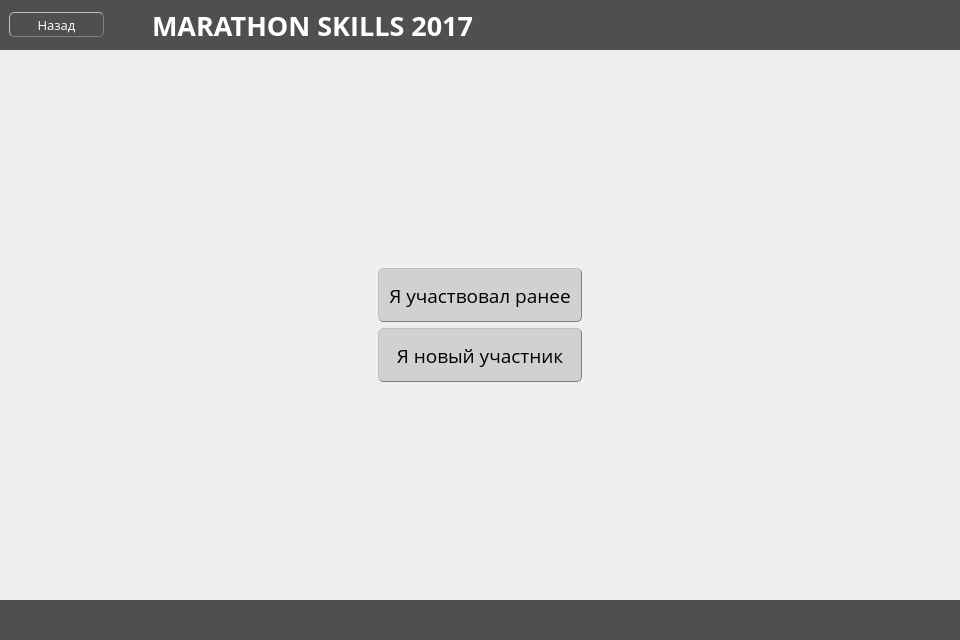
<?xml version="1.0" encoding="UTF-8"?>
<ui version="4.0">
 <class>WannaBecomeARunner</class>
 <widget class="QWidget" name="WannaBecomeARunner">
  <property name="geometry">
   <rect>
    <x>0</x>
    <y>0</y>
    <width>960</width>
    <height>640</height>
   </rect>
  </property>
  <property name="minimumSize">
   <size>
    <width>960</width>
    <height>640</height>
   </size>
  </property>
  <property name="windowTitle">
   <string>Marathon Skills 2017</string>
  </property>
  <layout class="QVBoxLayout" name="verticalLayout">
   <property name="spacing">
    <number>0</number>
   </property>
   <property name="leftMargin">
    <number>0</number>
   </property>
   <property name="topMargin">
    <number>0</number>
   </property>
   <property name="rightMargin">
    <number>0</number>
   </property>
   <property name="bottomMargin">
    <number>0</number>
   </property>
   <item>
    <widget class="QWidget" name="widget" native="true">
     <property name="minimumSize">
      <size>
       <width>0</width>
       <height>50</height>
      </size>
     </property>
     <property name="maximumSize">
      <size>
       <width>16777215</width>
       <height>50</height>
      </size>
     </property>
     <property name="layoutDirection">
      <enum>Qt::LeftToRight</enum>
     </property>
     <property name="styleSheet">
      <string notr="true">background-color: rgb(79, 79, 79);</string>
     </property>
     <layout class="QHBoxLayout" name="horizontalLayout_2">
      <item>
       <widget class="QPushButton" name="pushButton">
        <property name="minimumSize">
         <size>
          <width>95</width>
          <height>25</height>
         </size>
        </property>
        <property name="maximumSize">
         <size>
          <width>80</width>
          <height>25</height>
         </size>
        </property>
        <property name="font">
         <font>
          <family>Open Sans</family>
          <pointsize>10</pointsize>
         </font>
        </property>
        <property name="cursor">
         <cursorShape>PointingHandCursor</cursorShape>
        </property>
        <property name="styleSheet">
         <string notr="true">border-style: outset;
border-width: 1px;
border-radius: 5px;
border-color: beige;
min-width: 7em;
padding: 1px;
border-color: grey;
color: white;</string>
        </property>
        <property name="text">
         <string>Назад</string>
        </property>
       </widget>
      </item>
      <item>
       <widget class="QLabel" name="label">
        <property name="minimumSize">
         <size>
          <width>0</width>
          <height>0</height>
         </size>
        </property>
        <property name="maximumSize">
         <size>
          <width>16777215</width>
          <height>50</height>
         </size>
        </property>
        <property name="font">
         <font>
          <family>Open Sans</family>
          <pointsize>20</pointsize>
          <weight>75</weight>
          <bold>true</bold>
         </font>
        </property>
        <property name="layoutDirection">
         <enum>Qt::RightToLeft</enum>
        </property>
        <property name="styleSheet">
         <string notr="true">color: white
</string>
        </property>
        <property name="text">
         <string>      MARATHON SKILLS 2017</string>
        </property>
        <property name="alignment">
         <set>Qt::AlignLeading|Qt::AlignLeft|Qt::AlignVCenter</set>
        </property>
       </widget>
      </item>
     </layout>
    </widget>
   </item>
   <item>
    <widget class="QWidget" name="widget_2" native="true">
     <property name="layoutDirection">
      <enum>Qt::LeftToRight</enum>
     </property>
     <layout class="QFormLayout" name="formLayout">
      <property name="labelAlignment">
       <set>Qt::AlignCenter</set>
      </property>
      <property name="formAlignment">
       <set>Qt::AlignCenter</set>
      </property>
      <item row="0" column="0">
       <widget class="QPushButton" name="pushButton_2">
        <property name="minimumSize">
         <size>
          <width>204</width>
          <height>54</height>
         </size>
        </property>
        <property name="maximumSize">
         <size>
          <width>204</width>
          <height>54</height>
         </size>
        </property>
        <property name="font">
         <font>
          <family>Open Sans</family>
          <pointsize>14</pointsize>
         </font>
        </property>
        <property name="styleSheet">
         <string notr="true">background-color: rgb(209, 209, 209);
border-style: outset;
border-width: 1px;
border-radius: 5px;
border-color: beige;
min-width: 7em;
padding: 1px;
border-color: grey;
color: black;
min-width: 200;
max-width: 200;
min-height: 50;
max-height: 50;</string>
        </property>
        <property name="text">
         <string>Я участвовал ранее</string>
        </property>
       </widget>
      </item>
      <item row="1" column="0">
       <widget class="QPushButton" name="pushButton_3">
        <property name="minimumSize">
         <size>
          <width>204</width>
          <height>54</height>
         </size>
        </property>
        <property name="maximumSize">
         <size>
          <width>204</width>
          <height>54</height>
         </size>
        </property>
        <property name="font">
         <font>
          <family>Open Sans</family>
          <pointsize>14</pointsize>
         </font>
        </property>
        <property name="styleSheet">
         <string notr="true">background-color: rgb(209, 209, 209);
border-style: outset;
border-width: 1px;
border-radius: 5px;
border-color: beige;
min-width: 7em;
padding: 1px;
border-color: grey;
color: black;
min-width: 200;
max-width: 200;
min-height: 50;
max-height: 50;</string>
        </property>
        <property name="text">
         <string>Я новый участник</string>
        </property>
       </widget>
      </item>
     </layout>
    </widget>
   </item>
   <item>
    <widget class="QWidget" name="lower_pamel" native="true">
     <property name="minimumSize">
      <size>
       <width>960</width>
       <height>40</height>
      </size>
     </property>
     <property name="maximumSize">
      <size>
       <width>16777215</width>
       <height>40</height>
      </size>
     </property>
     <property name="sizeIncrement">
      <size>
       <width>1</width>
       <height>0</height>
      </size>
     </property>
     <property name="styleSheet">
      <string notr="true">background-color: rgb(79, 79, 79)</string>
     </property>
     <layout class="QHBoxLayout" name="horizontalLayout">
      <property name="spacing">
       <number>0</number>
      </property>
      <property name="leftMargin">
       <number>0</number>
      </property>
      <property name="topMargin">
       <number>0</number>
      </property>
      <property name="rightMargin">
       <number>10</number>
      </property>
      <property name="bottomMargin">
       <number>0</number>
      </property>
      <item>
       <widget class="QLabel" name="label_3">
        <property name="sizeIncrement">
         <size>
          <width>1</width>
          <height>0</height>
         </size>
        </property>
        <property name="font">
         <font>
          <family>Open Sans</family>
          <pointsize>13</pointsize>
         </font>
        </property>
        <property name="styleSheet">
         <string notr="true">color: white</string>
        </property>
        <property name="text">
         <string/>
        </property>
        <property name="scaledContents">
         <bool>false</bool>
        </property>
        <property name="alignment">
         <set>Qt::AlignCenter</set>
        </property>
       </widget>
      </item>
     </layout>
    </widget>
   </item>
  </layout>
 </widget>
 <resources/>
 <connections/>
</ui>
